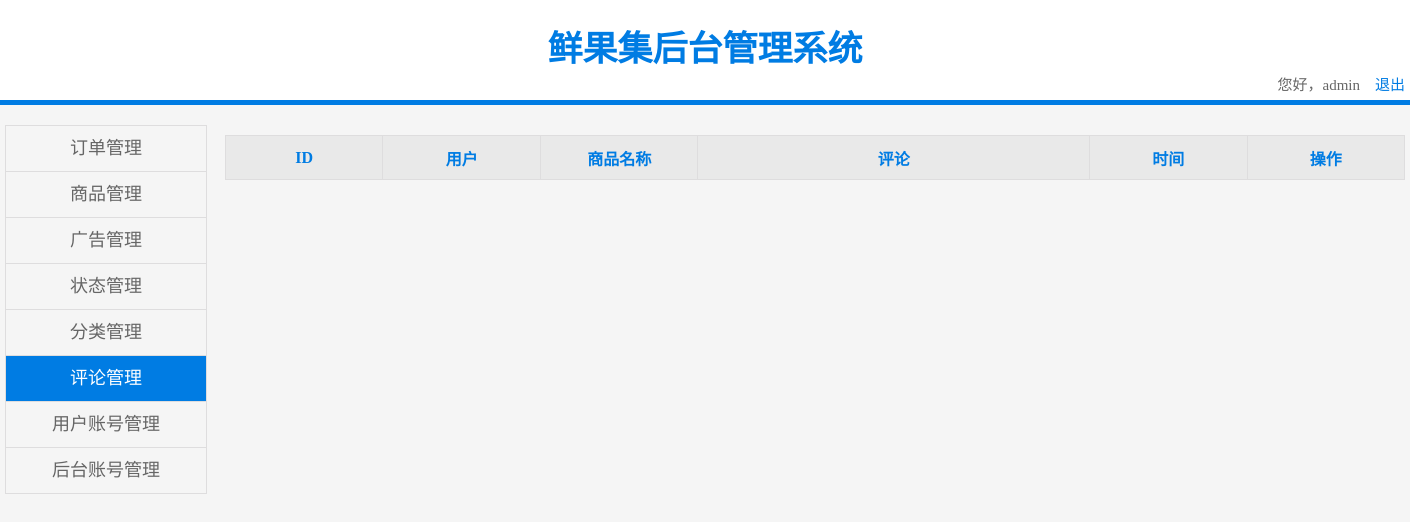
Before: /admin/comment.php with the older database file.
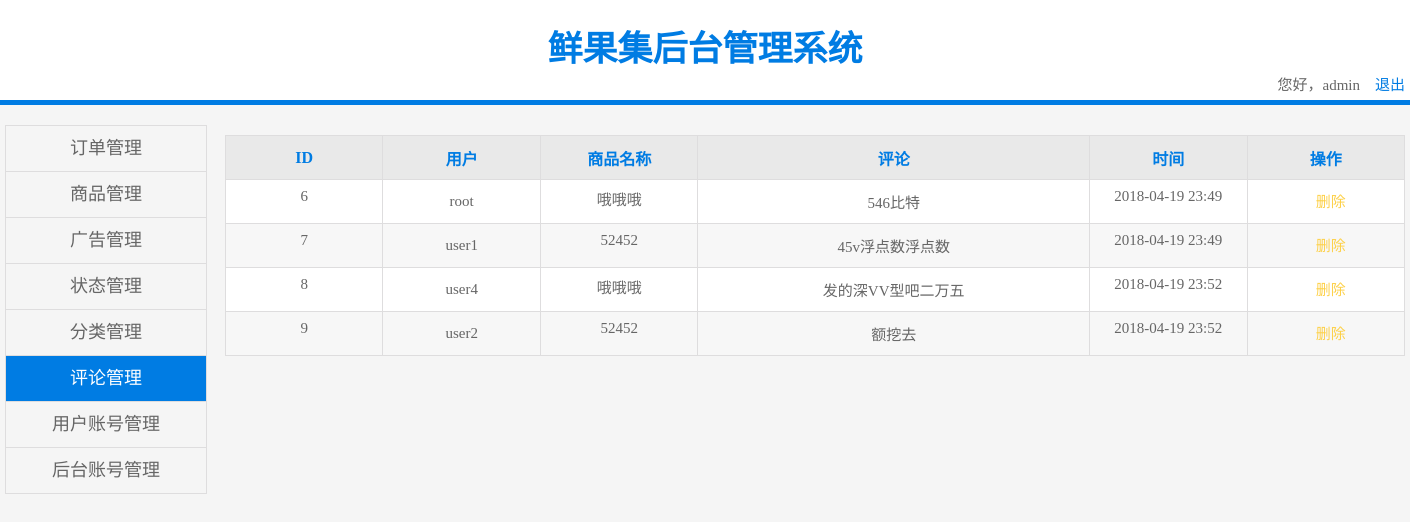
After: the same page with the newer database file.
### tables this page shows
CREATE TABLE `comment` (
  `id` int(10) unsigned NOT NULL AUTO_INCREMENT,
  `user_id` int(11) NOT NULL,
  `time` int(11) NOT NULL,
  `content` text,
  `shop_id` int(11) NOT NULL,
  `nowtime` timestamp NOT NULL DEFAULT CURRENT_TIMESTAMP,
  PRIMARY KEY (`id`)
);

CREATE TABLE `users` (
  `id` int(10) unsigned NOT NULL AUTO_INCREMENT,
  `username` varchar(50) NOT NULL,
  `password` varchar(50) NOT NULL,
  `isadmin` tinyint(4) NOT NULL DEFAULT '0',
  PRIMARY KEY (`id`),
  UNIQUE KEY `username` (`username`)
);

CREATE TABLE `shop` (
  `id` int(10) unsigned NOT NULL AUTO_INCREMENT,
  `name` varchar(50) NOT NULL,
  `img` varchar(50) NOT NULL,
  `price` float NOT NULL,
  `stock` int(11) NOT NULL,
  `brand_id` int(11) NOT NULL,
  `shelf` tinyint(4) NOT NULL DEFAULT '1',
  PRIMARY KEY (`id`)
);

### admin/comment.php (the view, shortened to what this page needs)
<?php
    $sql = "select comment.*, shop.name sname, users.username uname from comment, shop, users where comment.user_id=users.id and comment.shop_id=shop.id";
    $rst = mysql_query($sql);
?>
<!DOCTYPE html>
<html lang="en">
<head>
    <link href="css/public.css" type="text/css" rel="stylesheet"/>
    <link href="css/product.css" type="text/css" rel="stylesheet"/>
</head>
<body>
    <div class="header">
        <div class="header_size">
            <p class="header_title">鲜果集后台管理系统 </p>
            <span class="header_exit">您好，admin&nbsp;&nbsp;&nbsp; <a href="./api/logout.php">退出</a></span>
        </div>
    </div>
    <div class="content">
        <div class="con_con">
            <ul class="nav">
                <li><a href="#">订单管理</a></li>
                <li><a href="product.php">商品管理</a></li>
                <li><a href="#">广告管理</a></li>
                <li><a href="status.php">状态管理</a></li>
                <li><a href="class.php">分类管理</a></li>
                <li><a href="comment.php" class="active">评论管理</a></li>
                <li><a href="business.php">用户账号管理</a></li>
                <li><a href="#">后台账号管理</a></li>
            </ul>
            <div class="right">
                <table class="details">
                    <tr>
                        <th class="name">ID</th>
                        <th class="name">用户</th>
                        <th class="name">商品名称</th>
                        <th class="opret">评论</th>
                        <th class="name">时间</th>
                        <th class="name">操作</th>
                    </tr>
                    <?php while($row=mysql_fetch_assoc($rst)){ ?>
                    <tr>
                        <td class="name"><span><?php echo $row['id']; ?></span></td>
                        <td class="name"><?php echo $row['uname']; ?></td>
                        <td class="name"><span><?php echo $row['sname']; ?></span></td>
                        <td class="opret"><p style="padding:10px 5px;"><?php echo $row['content'] ?></p></th>
                        <td class="name"><span><?php echo date("Y-m-d H:i", $row['time']); ?></span></th>
                        <td class="name">
                            <a href="./page/comment/delete.php?id=<?php echo $row['id']; ?>&content=<?php echo $row['content']; ?>" class="Delete">删除</a>
                        </td>
                    </tr>
                    <?php } ?>
                </table>
            </div>
        </div>
    </div>
</body>
</html>

Changed rows visible on the page:
added comment: id "6", user.username "root", shop.name "哦哦哦", content "546比特", time "2018-04-19 23:49"
added comment: id "7", user.username "user1", shop.name "52452", content "45v浮点数浮点数", time "2018-04-19 23:49"
added comment: id "8", user.username "user4", shop.name "哦哦哦", content "发的深VV型吧二万五", time "2018-04-19 23:52"
added comment: id "9", user.username "user2", shop.name "52452", content "额挖去", time "2018-04-19 23:52"
